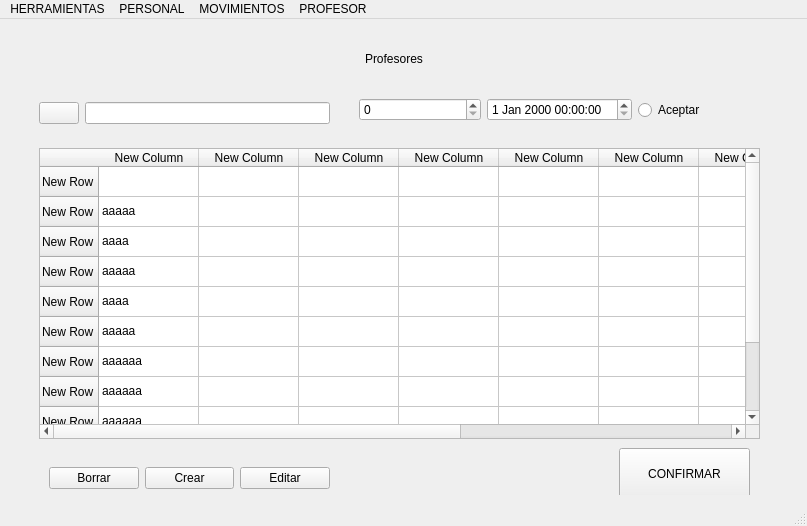
<?xml version="1.0" encoding="UTF-8"?>
<ui version="4.0">
 <class>MainWindow</class>
 <widget class="QMainWindow" name="MainWindow">
  <property name="geometry">
   <rect>
    <x>0</x>
    <y>0</y>
    <width>807</width>
    <height>526</height>
   </rect>
  </property>
  <property name="windowTitle">
   <string>MainWindow</string>
  </property>
  <property name="styleSheet">
   <string notr="true"/>
  </property>
  <widget class="QWidget" name="centralwidget">
   <layout class="QGridLayout" name="gridLayout_3">
    <item row="1" column="0">
     <widget class="QStackedWidget" name="stackedWidget">
      <property name="currentIndex">
       <number>0</number>
      </property>
      <widget class="QWidget" name="page">
       <widget class="QWidget" name="verticalLayoutWidget">
        <property name="geometry">
         <rect>
          <x>0</x>
          <y>0</y>
          <width>771</width>
          <height>41</height>
         </rect>
        </property>
        <layout class="QVBoxLayout" name="verticalLayout">
         <item alignment="Qt::AlignHCenter">
          <widget class="QLabel" name="labelprofesores">
           <property name="text">
            <string>Profesores</string>
           </property>
          </widget>
         </item>
        </layout>
       </widget>
       <widget class="QWidget" name="gridLayoutWidget_2">
        <property name="geometry">
         <rect>
          <x>30</x>
          <y>110</y>
          <width>721</width>
          <height>291</height>
         </rect>
        </property>
        <layout class="QGridLayout" name="gridLayout_2">
         <item row="0" column="0">
          <widget class="QTableWidget" name="tableWidget">
           <row>
            <property name="text">
             <string>New Row</string>
            </property>
           </row>
           <row>
            <property name="text">
             <string>New Row</string>
            </property>
           </row>
           <row>
            <property name="text">
             <string>New Row</string>
            </property>
           </row>
           <row>
            <property name="text">
             <string>New Row</string>
            </property>
           </row>
           <row>
            <property name="text">
             <string>New Row</string>
            </property>
           </row>
           <row>
            <property name="text">
             <string>New Row</string>
            </property>
           </row>
           <row>
            <property name="text">
             <string>New Row</string>
            </property>
           </row>
           <row>
            <property name="text">
             <string>New Row</string>
            </property>
           </row>
           <row>
            <property name="text">
             <string>New Row</string>
            </property>
           </row>
           <row>
            <property name="text">
             <string>New Row</string>
            </property>
           </row>
           <row>
            <property name="text">
             <string>New Row</string>
            </property>
           </row>
           <column>
            <property name="text">
             <string>New Column</string>
            </property>
           </column>
           <column>
            <property name="text">
             <string>New Column</string>
            </property>
           </column>
           <column>
            <property name="text">
             <string>New Column</string>
            </property>
           </column>
           <column>
            <property name="text">
             <string>New Column</string>
            </property>
           </column>
           <column>
            <property name="text">
             <string>New Column</string>
            </property>
           </column>
           <column>
            <property name="text">
             <string>New Column</string>
            </property>
           </column>
           <column>
            <property name="text">
             <string>New Column</string>
            </property>
           </column>
           <column>
            <property name="text">
             <string>New Column</string>
            </property>
           </column>
           <column>
            <property name="text">
             <string>New Column</string>
            </property>
           </column>
           <column>
            <property name="text">
             <string>New Column</string>
            </property>
           </column>
           <item row="1" column="0">
            <property name="text">
             <string>aaaaa</string>
            </property>
           </item>
           <item row="2" column="0">
            <property name="text">
             <string>aaaa</string>
            </property>
           </item>
           <item row="3" column="0">
            <property name="text">
             <string>aaaaa</string>
            </property>
           </item>
           <item row="4" column="0">
            <property name="text">
             <string>aaaa</string>
            </property>
           </item>
           <item row="5" column="0">
            <property name="text">
             <string>aaaaa</string>
            </property>
           </item>
           <item row="6" column="0">
            <property name="text">
             <string>aaaaaa</string>
            </property>
           </item>
           <item row="7" column="0">
            <property name="text">
             <string>aaaaaa</string>
            </property>
           </item>
           <item row="8" column="0">
            <property name="text">
             <string>aaaaaa</string>
            </property>
           </item>
           <item row="9" column="0">
            <property name="text">
             <string>aaaaa</string>
            </property>
           </item>
          </widget>
         </item>
        </layout>
       </widget>
       <widget class="QWidget" name="horizontalLayoutWidget">
        <property name="geometry">
         <rect>
          <x>30</x>
          <y>60</y>
          <width>291</width>
          <height>31</height>
         </rect>
        </property>
        <layout class="QHBoxLayout" name="horizontalLayout">
         <item>
          <widget class="QPushButton" name="pushButton_5">
           <property name="text">
            <string/>
           </property>
           <property name="icon">
            <iconset>
             <normaloff>../blustock/lupa.png</normaloff>../blustock/lupa.png</iconset>
           </property>
          </widget>
         </item>
         <item>
          <widget class="QLineEdit" name="lineEdit">
           <property name="echoMode">
            <enum>QLineEdit::Normal</enum>
           </property>
           <property name="cursorPosition">
            <number>0</number>
           </property>
           <property name="dragEnabled">
            <bool>false</bool>
           </property>
           <property name="readOnly">
            <bool>false</bool>
           </property>
           <property name="placeholderText">
            <string notr="true"/>
           </property>
           <property name="clearButtonEnabled">
            <bool>true</bool>
           </property>
          </widget>
         </item>
        </layout>
       </widget>
       <widget class="QWidget" name="horizontalLayoutWidget_2">
        <property name="geometry">
         <rect>
          <x>350</x>
          <y>60</y>
          <width>401</width>
          <height>24</height>
         </rect>
        </property>
        <layout class="QHBoxLayout" name="horizontalLayout_2">
         <item>
          <widget class="QSpinBox" name="spinBox"/>
         </item>
         <item>
          <widget class="QDateTimeEdit" name="dateTimeEdit"/>
         </item>
         <item>
          <widget class="QRadioButton" name="radioButton">
           <property name="text">
            <string>Aceptar</string>
           </property>
          </widget>
         </item>
        </layout>
       </widget>
       <widget class="QPushButton" name="pushButton">
        <property name="geometry">
         <rect>
          <x>610</x>
          <y>410</y>
          <width>131</width>
          <height>51</height>
         </rect>
        </property>
        <property name="text">
         <string>CONFIRMAR</string>
        </property>
       </widget>
       <widget class="QWidget" name="horizontalLayoutWidget_3">
        <property name="geometry">
         <rect>
          <x>40</x>
          <y>410</y>
          <width>281</width>
          <height>61</height>
         </rect>
        </property>
        <layout class="QHBoxLayout" name="horizontalLayout_3">
         <item>
          <widget class="QPushButton" name="pushButton_4">
           <property name="text">
            <string>Borrar</string>
           </property>
          </widget>
         </item>
         <item>
          <widget class="QPushButton" name="pushButton_3">
           <property name="text">
            <string>Crear</string>
           </property>
          </widget>
         </item>
         <item>
          <widget class="QPushButton" name="pushButton_2">
           <property name="text">
            <string>Editar</string>
           </property>
          </widget>
         </item>
        </layout>
       </widget>
      </widget>
      <widget class="QWidget" name="page_2"/>
     </widget>
    </item>
    <item row="0" column="0">
     <spacer name="verticalSpacer">
      <property name="orientation">
       <enum>Qt::Vertical</enum>
      </property>
      <property name="sizeType">
       <enum>QSizePolicy::Fixed</enum>
      </property>
      <property name="sizeHint" stdset="0">
       <size>
        <width>20</width>
        <height>10</height>
       </size>
      </property>
     </spacer>
    </item>
   </layout>
  </widget>
  <widget class="QMenuBar" name="menubar">
   <property name="geometry">
    <rect>
     <x>0</x>
     <y>0</y>
     <width>807</width>
     <height>22</height>
    </rect>
   </property>
   <widget class="QMenu" name="menuHerramientas">
    <property name="title">
     <string>HERRAMIENTAS</string>
    </property>
    <addaction name="actionGesti_n_de_subgrupos"/>
    <addaction name="actionGesti_n_de_grupos"/>
    <addaction name="actionListado"/>
    <addaction name="actionConsultas"/>
   </widget>
   <widget class="QMenu" name="menuPersonal">
    <property name="title">
     <string>PERSONAL</string>
    </property>
    <addaction name="actionAlumnos"/>
    <addaction name="actionProfesores"/>
   </widget>
   <widget class="QMenu" name="menuMovimientos">
    <property name="title">
     <string>MOVIMIENTOS</string>
    </property>
    <addaction name="actionGestion_de_movimientos"/>
   </widget>
   <widget class="QMenu" name="menuProfesor">
    <property name="layoutDirection">
     <enum>Qt::RightToLeft</enum>
    </property>
    <property name="title">
     <string>PROFESOR</string>
    </property>
   </widget>
   <addaction name="menuHerramientas"/>
   <addaction name="menuPersonal"/>
   <addaction name="menuMovimientos"/>
   <addaction name="menuProfesor"/>
  </widget>
  <widget class="QStatusBar" name="statusbar"/>
  <action name="actionGesti_n_de_subgrupos">
   <property name="text">
    <string>Gestión de subgrupos</string>
   </property>
  </action>
  <action name="actionGesti_n_de_grupos">
   <property name="text">
    <string>Gestión de grupos</string>
   </property>
  </action>
  <action name="actionListado">
   <property name="text">
    <string>Listado</string>
   </property>
  </action>
  <action name="actionConsultas">
   <property name="text">
    <string>Consultas</string>
   </property>
  </action>
  <action name="actionGestion_de_movimientos">
   <property name="text">
    <string>Gestion de movimientos</string>
   </property>
  </action>
  <action name="actionAlumnos">
   <property name="text">
    <string>Alumnos</string>
   </property>
  </action>
  <action name="actionProfesores">
   <property name="text">
    <string>Profesores</string>
   </property>
  </action>
  <action name="actionlogo">
   <property name="text">
    <string>logo</string>
   </property>
  </action>
  <action name="actionaa">
   <property name="text">
    <string>aa</string>
   </property>
  </action>
 </widget>
 <resources/>
 <connections/>
</ui>
